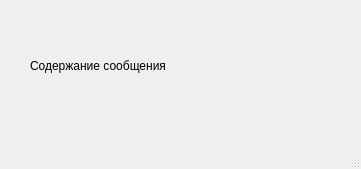
<?xml version="1.0" encoding="UTF-8"?>
<ui version="4.0">
 <class>MainWindow</class>
 <widget class="QMainWindow" name="MainWindow">
  <property name="geometry">
   <rect>
    <x>0</x>
    <y>0</y>
    <width>361</width>
    <height>169</height>
   </rect>
  </property>
  <property name="windowTitle">
   <string>Сообщение</string>
  </property>
  <widget class="QWidget" name="centralwidget">
   <widget class="QLabel" name="label">
    <property name="geometry">
     <rect>
      <x>30</x>
      <y>10</y>
      <width>311</width>
      <height>111</height>
     </rect>
    </property>
    <property name="text">
     <string>Содержание сообщения</string>
    </property>
   </widget>
  </widget>
  <widget class="QMenuBar" name="menubar">
   <property name="geometry">
    <rect>
     <x>0</x>
     <y>0</y>
     <width>361</width>
     <height>21</height>
    </rect>
   </property>
  </widget>
  <widget class="QStatusBar" name="statusbar"/>
 </widget>
 <resources/>
 <connections/>
</ui>
